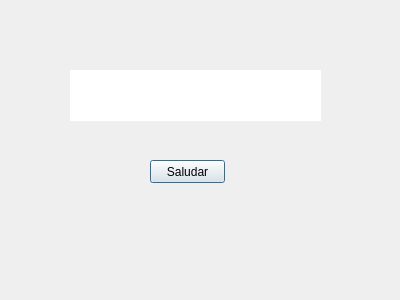
<?xml version="1.0" encoding="UTF-8"?>
<ui version="4.0">
 <class>Dialog</class>
 <widget class="QDialog" name="Dialog">
  <property name="geometry">
   <rect>
    <x>0</x>
    <y>0</y>
    <width>400</width>
    <height>300</height>
   </rect>
  </property>
  <property name="windowTitle">
   <string>Dialog</string>
  </property>
  <widget class="QPushButton" name="btnSaludar">
   <property name="enabled">
    <bool>true</bool>
   </property>
   <property name="geometry">
    <rect>
     <x>150</x>
     <y>160</y>
     <width>75</width>
     <height>23</height>
    </rect>
   </property>
   <property name="text">
    <string>Saludar</string>
   </property>
  </widget>
  <widget class="QLineEdit" name="lineNombre">
   <property name="geometry">
    <rect>
     <x>70</x>
     <y>70</y>
     <width>251</width>
     <height>51</height>
    </rect>
   </property>
   <property name="autoFillBackground">
    <bool>false</bool>
   </property>
   <property name="inputMask">
    <string/>
   </property>
   <property name="frame">
    <bool>false</bool>
   </property>
   <property name="dragEnabled">
    <bool>false</bool>
   </property>
   <property name="readOnly">
    <bool>true</bool>
   </property>
   <property name="clearButtonEnabled">
    <bool>false</bool>
   </property>
  </widget>
 </widget>
 <resources/>
 <connections/>
</ui>
